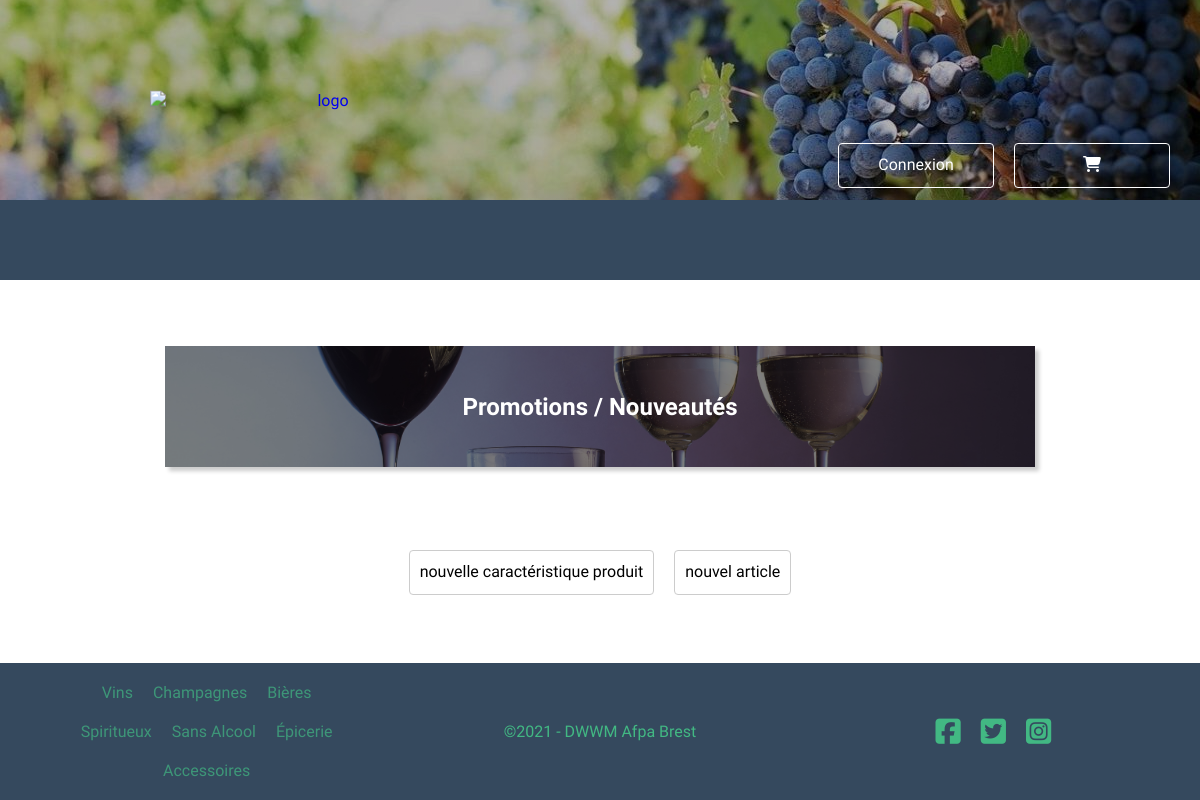
The app's page /public, older data.
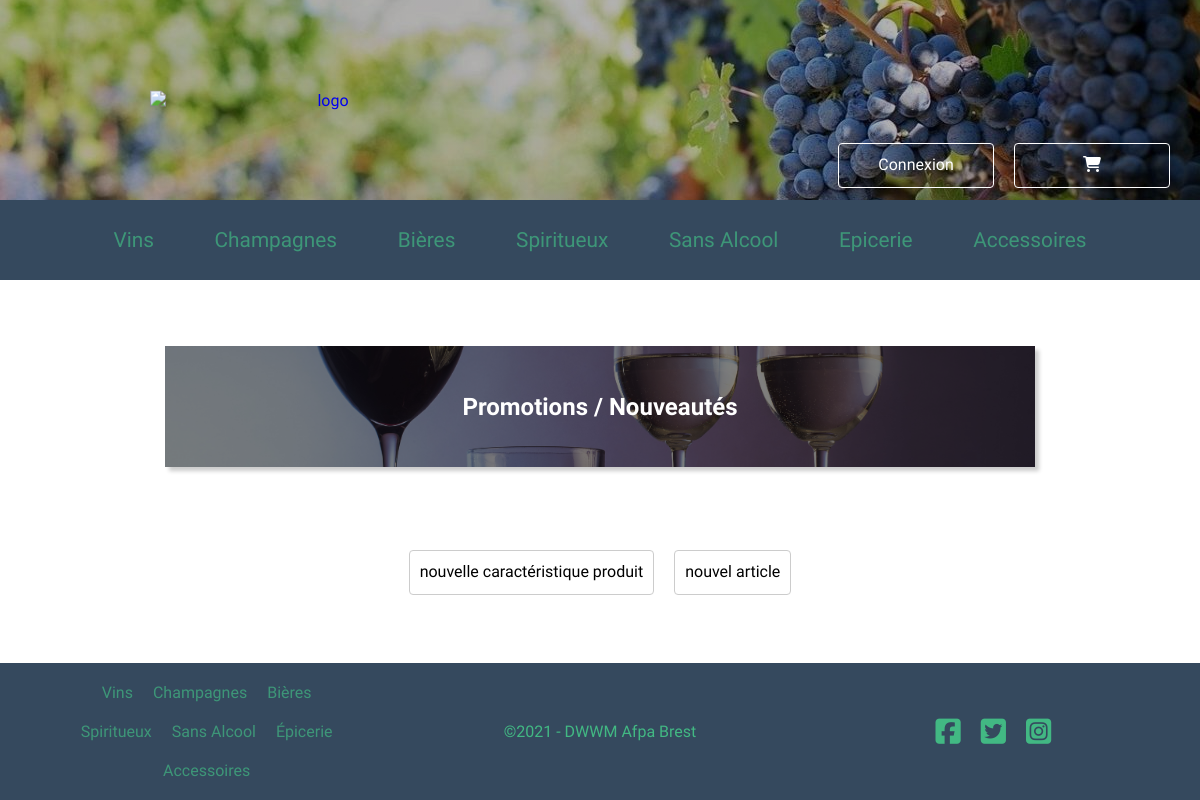
The same page, newer data.
### tables this page shows
CREATE TABLE `type_products` (
  `id` int(11) NOT NULL,
  `wording` varchar(150) NOT NULL
);

### src/controller/ArticlesController.php (called while the page is built, shortened)
<?php
class ArticlesController extends AccueilController{
    public function afficheAccueil(){
        require_once BACK_ROOT  . '/views/accueil.php';
        parent::index();
    }
}
?>

### src/lib/Rooter.php (called while the page is built, shortened)
<?php
class Rooter {
    private $_get = [];
    private $_action;
    private $_params;
    private $_default = [
        'controlleur' => 'ArticlesController',
        'action' => 'afficheAccueil',
        'params' => ''];
    private function explodeUrl(array $get) : void {
        if(isset($get['p']) && $get['p'] != '') {
            $cleanGet = ($get['p'][-1] === '/') ? substr($get['p'],0, -1) : $get['p'];
            $this->_get = explode('/', $cleanGet);
        } else {
            $this->_get = $this->_default;
        }
    }
    private function defineController() : void {
        $file = array_shift($this->_get) . 'Controller';
    }
    private function defineAction() : void {
        $this->_action = (isset($this->_get[0])) ? array_shift($this->_get) : $this->_default['action'];
    }
    private function defineParams() : void {
        $this->_params = (isset($this->_get[0])) ? $this->_get : $this->_default['params'];
    }
    public function getRoot() : void {
        $action = $this->_action;
        $params = $this->_params;
        $new  = new $controller;
        $new->$action($params);
    }
}

### public/index.php (called while the page is built, shortened)
<?php
$rooter = new Rooter($_GET);
$rooter->getRoot();

### src/controller/AccueilController.php (called while the page is built, shortened)
<?php
class AccueilController {
    protected $prodTypeService;
    public function __construct(){
        $this->prodTypeService = new ProdTypeService();
    }
    public function index(){
        $allProdTypes = $this->prodTypeService->getAllTypeProd();
        $view = ob_get_clean();
        require_once(BACK_ROOT . '/views/template.php');
    }
}
?>

### src/lib/Autoloader.php (called while the page is built, shortened)
<?php
class Autoloader {
    private static function fileIntergrator(string $files) : void {
        $fileList = self::explodeClassList($files);
        $directoryList = [
            BACK_ROOT . '/lib/',
            BACK_ROOT . '/controller/',
            BACK_ROOT . '/model/dataAccessObject/',
            BACK_ROOT . '/model/entities/',
            BACK_ROOT . '/model/services/'
        ];
    }
    private static function explodeClassList(String $classList) : array {
        return explode(" ", $classList);
    }
    private static function deleteNamespace(String $className) : String {
        $explode = explode('\\', $className);
        return end($explode);
    }
}

### src/model/dataAccessObject/BaseDao.php (called while the page is built, shortened)
<?php
class BaseDao {
    private $_DSN = 'mysql:host=mysql-pieddevigne.alwaysdata.net;dbname=pieddevigne_db_win_beer';
    private $_USER = '232395';
    private $_PWD = 'dwwmafpa29';
    public function __construct() {
        try {
           $this->db = new PDO($this->_DSN, $this->_USER, $this->_PWD);
        } catch(PDOException $e) {
            die('<br>Pas de connexion');
        }
    }
}
?>

### src/model/services/ProdTypeService.php (called while the page is built)
<?php
class ProdTypeService{
    private $prodTypeDao;
    public function __construct(){
        $this->prodTypeDao = new ProdTypeDao;
    }
    public function getAllTypeProd(){
        $prodTypes = $this->prodTypeDao->findAll();
        return $prodTypes;
    }
}
?>

### src/model/dataAccessObject/ProdTypeDao.php (called while the page is built)
<?php
class ProdTypeDao extends BaseDao{
    public function findAll() {
        $stmt = $this->db->prepare("SELECT * FROM type_products");
        $res = $stmt->execute();
        if($res){
            $prodTypes = $stmt->fetchAll(\PDO::FETCH_CLASS, ProdType::class);
            return $prodTypes;
        }
    }
}
?>

### src/model/entities/ProdType.php (called while the page is built, shortened)
<?php
class ProdType {
    private $id;
    private $wording;
    public function getId() {
        return $this->id;
    }
    public function getWording() {
        return $this->wording;
    }
}
?>

### src/views/template.php (the view, shortened to what this page needs)
<!DOCTYPE html>
<html lang='fr'>
<head>
    <link rel='stylesheet' href="assets/css/main.css">
</head>
<body>
    <header>
        <div class="banniere">
            <a href="<?= A_LINK['accueil'];?>"><img src="assets/image/logo4.png" alt="logo"></a>
            <div class="boutons-banniere">
                <a class="fill-button" href="<?php if(empty($_SESSION['firstname'])){ echo(A_LINK['login_client']);} else if ($_SESSION['role'] == 'admin' || $_SESSION['role'] == 'employee'){echo (A_LINK['admin_home']);}else{ echo (A_LINK['customer_home']);}?>"><span class="fill-button-hover"><span class="fill-button-text"><?php if(empty($_SESSION['firstname'])){ echo('Connexion');} else { echo('Mon espace');}  ?></span></span></a>
                <a class="fill-button" href="#"><span class="fill-button-hover"><span class="fill-button-text"><i class="fas fa-shopping-cart"></i></span></span></a>
            </div>
        </div>
    </header>
    <nav>
<?php foreach($allProdTypes as $prodType){?>
    <div class="produits">
            <a href="<?=A_LINK['afficher_produits']."/".$prodType->getId()?>">&nbsp;&nbsp;<?= $prodType->getWording() ?>&nbsp;&nbsp;</a>
    </div>
            <?php } ?>
    </nav>
    <main>
        <?= $view ?? '<p>Aucun affichage possible</p>'; ?>
    </main>
    <footer>
        <div class="footer1">
            <a href="#">Vins</a>
            <a href="#">Champagnes</a>
            <a href="#">Bières</a>
            <a href="#">Spiritueux</a>
            <a href="#">Sans Alcool</a>
            <a href="<?= A_LINK['afficher_produits'];?>">Épicerie</a>
            <a href="<?= A_LINK['afficher_produits'];?>">Accessoires</a>
        </div>
        <div class="footer2">
            <p>©2021 - DWWM Afpa Brest</p>
        </div>
        <div class="footer3">
            <i class="fab fa-facebook-square"></i>
            <i class="fab fa-twitter-square"></i>
            <i class="fab fa-instagram-square"></i>
        </div>
    </footer>
</body>
</html>

### src/views/accueil.php
<div class="banniere-promo">
    <h2>Promotions / Nouveautés</h2>
</div>
<div class="boutons-banniere2">
    <a class="fill-button2" href="<?= A_LINK['nouvel_caract'];?>"><span class="fill-button-hover"><span class="fill-button-text">nouvelle caractéristique produit</span></span></a>
    <a class="fill-button2" href="<?= A_LINK['nouveau_produit'];?>"><span class="fill-button-hover"><span class="fill-button-text">nouvel article</span></span></a>
</div>

### public/assets/css/main.css (style rules this page uses)
* { margin: 0; padding: 0; box-sizing: border-box; font-family: var(--quicksand); }
body { display: grid; grid-template-columns: repeat(12, 1fr); grid-template-rows: 200px 80px 1fr auto; width: 100%; min-height: 100vh; }
a { text-decoration:none }
header { position: relative; grid-column: 1 / 13; grid-row: 1 / 2; }
.banniere { position: relative; width: 100%; height: 100%; background: linear-gradient(45deg, rgba(0, 0, 0, 0.3)50%, rgba(0, 0, 0, 0.3)50%), url(../image/vigne.png); background-size: cover; background-position: center; text-align: center; }
.banniere>a>img { position: absolute; top: 50%; transform: translateY(-50%); width: 350px; left: 150px; }
.boutons-banniere { position: absolute; bottom: 10px; right: 20px; display: flex; justify-content: flex-end; align-items: center; width: auto; height: 50px; }
.fill-button { position: relative; overflow:hidden; display: flex; justify-content: center; align-items: center; width:156px; height:45px; border:1px solid #fff; text-align:center; box-sizing:border-box; color:#fff; text-decoration:none; cursor: pointer; line-height:28px; font-family: 'arial'; border-radius: 4px; margin: 10px; }
.fill-button > span { display:block; width: 100%; }
.fill-button > .fill-button-hover:after, .fill-button > .fill-button-hover:before { position:absolute; top:0; opacity:0; display:block; content:""; width:0; height:45px; }
.fill-button > .fill-button-hover:after { background-color:#35495e; transform:skewX(45deg); transform-origin:center center; transition:all .55s, opacity .4s; left:50%; }
.fill-button .fill-button-hover:before { background-color:#42b883; transition:opacity 1s; }
.fill-button .fill-button-text { z-index:1; position:relative; color:#fff; transition:color .35s; }
nav { position: sticky; top: 0; grid-column: 1 / 13; grid-row: 2 / 3; width: 100%; height: 100%; display: flex; justify-content: center; align-items: center; background-color: var(--raisin); }
.produits { position: relative; display: flex; justify-content: center; align-items: center; height: 100%; margin: 20px; }
.produits>a { text-decoration: none; color: rgba(66, 184, 131, 0.7); font-size: 1.3rem; }
main { grid-column: 1 / 13; grid-row: 3 / 4; display: flex; flex-direction: column; justify-content: center; align-items: center; padding: 40px 20px; }
footer { grid-column: 1 / 13; grid-row: 4 / 5; display: flex; justify-content: space-around; align-items: center; background-color: var(--raisin); padding: 10px; }
.footer1 { width: 25%; height: 100%; display: flex; justify-content: center; align-items: center; flex-wrap: wrap; }
.footer1>a { text-decoration: none; color: rgba(66, 184, 131, 0.7); margin: 10px; }
.footer2 { width: 25%; height: 100%; display: flex; justify-content: center; align-items: center; flex-wrap: wrap; color: var(--green); }
.footer3 { width: 25%; height: 100%; display: flex; justify-content: center; align-items: center; flex-wrap: wrap; }
.footer3>i { font-size: 1.8em; margin: 10px; color: var(--green); }

### public/assets/css/variables.css (style rules this page uses)
:root { --blue: #3498db; --blue2: #2980b9; --green: #42b883; --green2: #98D96C; --red: #e74c3c; --red2: #c0392b; --raisin: #35495e; --quicksand: 'Quicksand', sans-serif; --bangers: 'bangers', sans-serif; --york: 'yorkwhiteletter', sans-serif; }

Row changes from the older to the newer data that the page shows:
added type_products: wording "Vins"
added type_products: wording "Champagnes"
added type_products: wording "Bières"
added type_products: wording "Spiritueux"
added type_products: wording "Sans Alcool"
added type_products: wording "Epicerie"
added type_products: wording "Accessoires"
